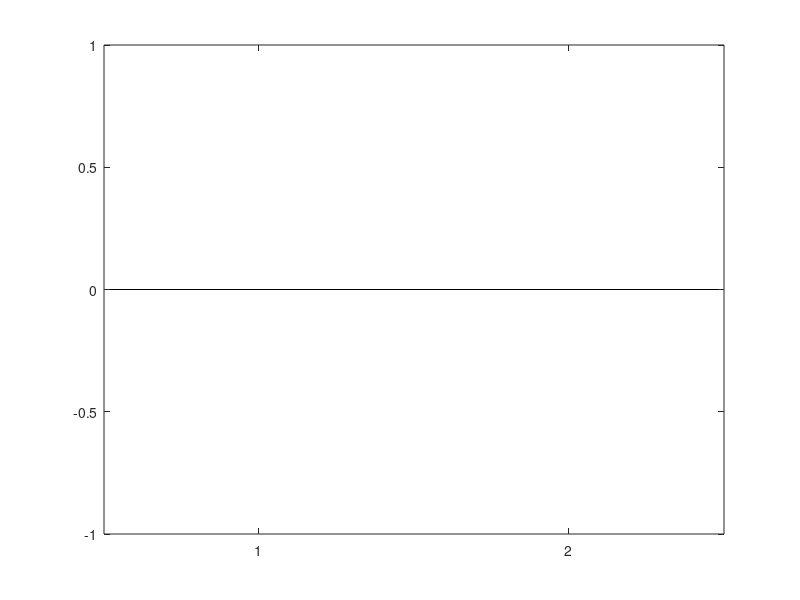

This chart was generated by the following MATLAB code: (Note: this script raises an error after producing the figure.)
% Matric No. A0225440R (mod(40, 1) + 1 = 2)
% Group 2 (Smile face detection)
clear;
groupID = 2;

%% Data input and format
img_train_dir = dir('Face Database/TrainImages/*.jpg');
img_test_dir = dir('Face Database/TestImages/*.jpg');
label_train_dir = dir('Face Database/TrainImages/*.att');
label_test_dir = dir('Face Database/TestImages/*.att');
n_train = size(label_train_dir, 1);
n_test = size(label_test_dir, 1);
img_train = zeros(10201, n_train);
img_test = zeros(10201, n_test);
label_train = zeros(1, n_train);
label_test = zeros(1, n_test);
img_resize_train = zeros(2601, n_train);
img_resize_test = zeros(2601, n_test);

for i = 1:n_train
    img_name = img_train_dir(i).name;
    label_name = label_train_dir(i).name;
    img = imread(['Face Database/TrainImages/', img_name]);
    img = rgb2gray(img);
    imgre = imresize(img, 0.5);
    img_v = img(:);
    imgre_v = imgre(:);
    img_train(:, i) = img_v(1:10201);
    img_resize_train(:, i) = imgre_v(1:2601);
    label = load(['Face Database/TrainImages/', label_name]);
    label_train(i) = label(groupID);
end
for i = 1:n_test
    img_name = img_test_dir(i).name;
    label_name = label_test_dir(i).name;
    img = imread(['Face Database/TestImages/', img_name]);
    img = rgb2gray(img);
    imgre = imresize(img, 0.5);
    img_v = img(:);
    imgre_v = imgre(:);
    img_test(:, i) = img_v(1:10201);
    img_resize_test(:, i) = imgre_v(1:2601);
    label = load(['Face Database/TestImages/', label_name]);
    label_test(i) = label(groupID);
end

%% Q1 Label distribution
n_smile_train = sum(label_train);
n_smile_test = sum(label_test);
label_matrix = [n_smile_train, n_train-n_smile_train; n_smile_test, n_test-n_smile_test];
x = ['Training', 'Testing'];
b = bar(label_matrix);
xtips1 = b(1).XEndPoints;
ytips1 = b(1).YEndPoints;
labels1 = string(b(1).YData);
text(xtips1,ytips1,labels1,'HorizontalAlignment','center',...
    'VerticalAlignment','bottom')
xtips2 = b(2).XEndPoints;
ytips2 = b(2).YEndPoints;
labels2 = string(b(2).YData);
text(xtips2,ytips2,labels2,'HorizontalAlignment','center',...
    'VerticalAlignment','bottom')
legend('Smile','Non-smile');

%% Q2 Rosenblatt’s perceptron (single layer perceptron)
net = perceptron;
net.trainParam.epochs = 1;
max_epoch = 500;
accu_train = zeros(1, max_epoch);
accu_test = zeros(1, max_epoch);
for epoch = 1:max_epoch
    idx = randperm(n_train);
    net = train(net, img_train(:, idx), label_train(:, idx));
    label_pred0 = net(img_train);
    label_pred = net(img_test);
    label_pred0 = activate_fn(label_pred0);
    label_pred = activate_fn(label_pred);
    accu_train(epoch) = 1 - mean(abs(label_pred0 - label_train));
    accu_test(epoch) = 1 - mean(abs(label_pred - label_test));
    disp(epoch);
end
figure();
plot(accu_train, 'linewidth', 1.5);
hold on;
plot(accu_test, 'linewidth', 1.5);
xlabel('Epoch'), ylabel('Accuracy'), title('Single layer perceptron (original image)');
legend('Train Accuracy', 'Test Accuracy', 'location', 'southeast');
fprintf('Accuracy of single layer network (train): %.4f\n', accu_train(end));
fprintf('Accuracy of single layer network (test): %.4f\n', accu_test(end));

%% Q3 Resized images
net_resize = perceptron;
net_resize.trainParam.epochs = 1;
max_epoch = 500;
accu_resize_train = zeros(1, max_epoch);
accu_resize_test = zeros(1, max_epoch);
for epoch = 1:max_epoch
    idx = randperm(n_train);
    net_resize = train(net_resize, img_resize_train(:, idx), label_train(:, idx));
    label_pred0 = net_resize(img_resize_train);
    label_pred = net_resize(img_resize_test);
    label_pred0 = activate_fn(label_pred0);
    label_pred = activate_fn(label_pred);
    accu_resize_train(epoch) = 1 - mean(abs(label_pred0 - label_train));
    accu_resize_test(epoch) = 1 - mean(abs(label_pred - label_test));
    disp(epoch);
end
figure();
plot(accu_resize_train, 'linewidth', 1.5);
hold on;
plot(accu_resize_test, 'linewidth', 1.5);
xlabel('Epoch'), ylabel('Accuracy'), title('Single layer perceptron (resized image)');
legend('Train Accuracy', 'Test Accuracy', 'location', 'southeast');
fprintf('Accuracy of single layer network (train): %.4f\n', accu_resize_train(end));
fprintf('Accuracy of single layer network (test): %.4f\n', accu_resize_test(end));

%% Q4 MLP batch
n_hidden = [100];
max_epoch = 100;
net_mlp = patternnet(n_hidden);
net_mlp.trainParam.epochs = max_epoch;
net_mlp = train(net_mlp, img_train, label_train);
label_pred0 = net_mlp(img_train);
label_pred = net_mlp(img_test);
label_pred0 = activate_fn(label_pred0);
label_pred = activate_fn(label_pred);
perf = perform(net_mlp, label_pred, label_test);
accu_train = 1 - mean(abs(label_pred0 - label_train));
accu_test = 1 - mean(abs(label_pred - label_test));
fprintf('Loss(MSE): %.4f\n', perf);
fprintf('Accuracy of single layer network (train): %.4f\n', accu_train);
fprintf('Accuracy of single layer network (test): %.4f\n', accu_test);

%% Q5 MLP sequential
n_hidden = [200];
max_epoch = 500;
num_train = 900;
net = patternnet(n_hidden);
net.trainParam.epochs = 1;
accu_train = zeros(1, max_epoch);
accu_test = zeros(1, max_epoch);
accu_valid = zeros(1, max_epoch);
accmax = 0;

for epoch = 1:max_epoch
    idx = randperm(num_train);
    idx_val = randperm(n_train - num_train) + num_train;
    net = adapt(net, img_train(:, idx), label_train(:, idx));
    label_pred0 = net(img_train(:, idx));
    label_predv = net(img_train(:, idx_val));
    label_pred = net(img_test);
    label_pred0 = activate_fn(label_pred0);
    label_predv = activate_fn(label_predv);
    label_pred = activate_fn(label_pred);
    acc = 1 - mean(abs(label_predv - label_train(:, idx_val)));
    if acc > accmax
        accmax = acc;
        epoch0 = epoch;
    end
    accu_train(epoch) = 1 - mean(abs(label_pred0 - label_train(:, idx)));
    accu_test(epoch) = 1 - mean(abs(label_pred - label_test));
    accu_valid(epoch) = acc;
    disp(epoch);
end
figure();
plot(accu_train, 'linewidth', 1.5);
hold on;
plot(accu_valid, 'linewidth', 1.5);
hold on;
plot(accu_test, 'linewidth', 1.5);
hold on;
xlabel('Epoch'), ylabel('Accuracy'), title('Multi layer perceptron (sequential)');
legend('Train Accuracy', 'Validation Accuracy', 'Test Accuracy', 'location', 'southeast');
fprintf('Accuracy of single layer network (train): %.4f\n', accu_train(epoch0));
fprintf('Accuracy of single layer network (valid): %.4f\n', accu_valid(epoch0));
fprintf('Accuracy of single layer network (test): %.4f\n', accu_test(epoch0));
